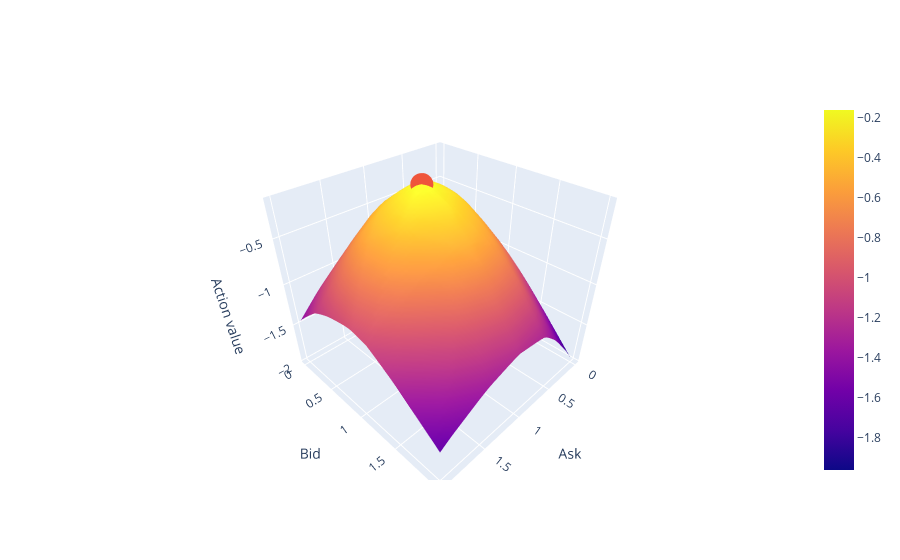

Here is the notebook cell this chart was saved with:
### Code cell
def plot_action_value(agent: Agent, observation: float):
    @cache
    def action_value(action):
        return agent.critic.evaluate(observations=observation.batch, actions=action.batch).item()

    asks = np.linspace(0, 2)
    bids = np.linspace(0, 2)
    values = [[action_value(Action(ask=ask, bid=bid)) for ask in asks] for bid in bids]
    best_action = max(
        (Action(ask=ask, bid=bid) for ask in asks for bid in bids), key=action_value
    )
    return go.Figure(
        layout=dict(
            scene=dict(xaxis_title="Ask", yaxis_title="Bid", zaxis_title="Action value")
        ),
        data=[
            go.Surface(
                name="Action value",
                x=asks,
                y=bids,
                z=values,
            ),
            go.Scatter3d(
                name="Best action",
                x=[best_action.ask],
                y=[best_action.bid],
                z=[action_value(best_action)],
            ),
        ],
    )


plot_action_value(experiment.agent, observation=Observation(cash_balance=1, asset_balance=1, best_ask=0.8, best_bid=0.6))

### Figure 1 — Plotly figure (JSON) as saved in the notebook; plotly's stock layout.template omitted (floating-point values rounded to 4 significant figures; data arrays with more than 128 entries replaced by an {"elided": "..."} marker saying what was removed)
{"data": [{"name": "Action value", "type": "surface", "x": [0, 0.04082, 0.08163, 0.1224, 0.1633, 0.2041, 0.2449, 0.2857, 0.3265, 0.3673, 0.4082, 0.449, 0.4898, 0.5306, 0.5714, 0.6122, 0.6531, 0.6939, 0.7347, 0.7755, 0.8163, 0.8571, 0.898, 0.9388, 0.9796, 1.02, 1.061, 1.102, 1.143, 1.184, 1.224, 1.265, 1.306, 1.347, 1.388, 1.429, 1.469, 1.51, 1.551, 1.592, 1.633, 1.673, 1.714, 1.755, 1.796, 1.837, 1.878, 1.918, 1.959, 2], "y": [0, 0.04082, 0.08163, 0.1224, 0.1633, 0.2041, 0.2449, 0.2857, 0.3265, 0.3673, 0.4082, 0.449, 0.4898, 0.5306, 0.5714, 0.6122, 0.6531, 0.6939, 0.7347, 0.7755, 0.8163, 0.8571, 0.898, 0.9388, 0.9796, 1.02, 1.061, 1.102, 1.143, 1.184, 1.224, 1.265, 1.306, 1.347, 1.388, 1.429, 1.469, 1.51, 1.551, 1.592, 1.633, 1.673, 1.714, 1.755, 1.796, 1.837, 1.878, 1.918, 1.959, 2], "z": {"elided": "50x50 float values"}}, {"name": "Best action", "type": "scatter3d", "x": [0.8163], "y": [0.5714], "z": [-0.1604]}], "layout": {"scene": {"xaxis": {"title": {"text": "Ask"}}, "yaxis": {"title": {"text": "Bid"}}, "zaxis": {"title": {"text": "Action value"}}}}}
